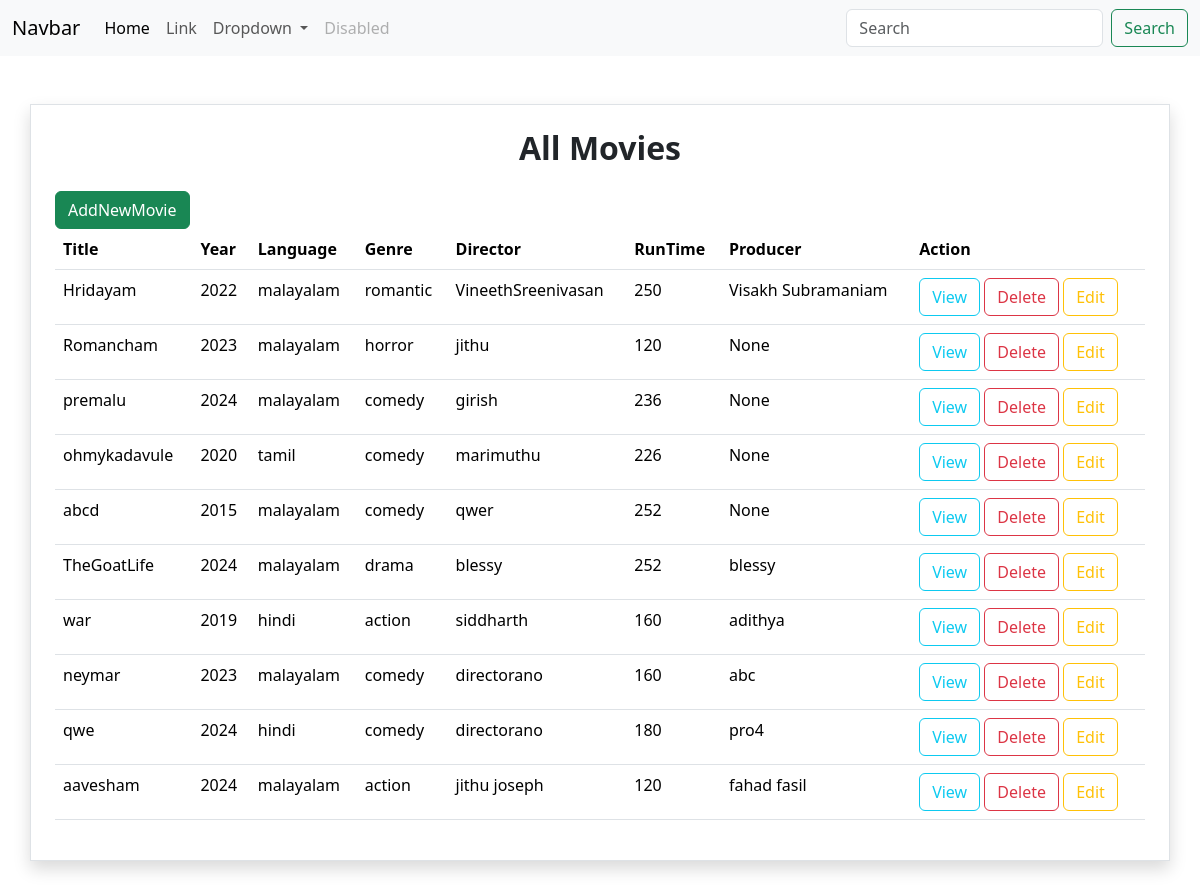
The app's page /movie/all/ with its own data.
### myapp/models.py (models this page shows)
class Movie(models.Model):
    title=models.CharField(max_length=200)
    year=models.CharField(max_length=200)
    director=models.CharField(max_length=200)
    run_time=models.PositiveIntegerField()
    language=models.CharField(max_length=200)
    genre=models.CharField(max_length=200)
    producer=models.CharField(max_length=200,null=True)
    def __str__(self):
        return self.title

### myapp/views.py (the view)
# urls.py: path('movie/all/',views.MovieListView.as_view(),name="movie-list"),
class MovieListView(View):
    def get(self,request,*args,**kwargs):
        qs=Movie.objects.all()
        return render(request,"movie_list.html",{"data":qs})

### myapp/templates/movie_list.html (shortened to what this page needs)
{%extends 'base.html'%}
{%block main_block%}
    <div class="container p-4 border shadow mt-5 mb-5">
        <h2 class="text-center mb-4"><strong>All Movies</strong></h2>
        <a href="{%url 'movie-create' %}" class="btn btn-success">AddNewMovie</a>
        <table class="table">
            <tr>
                <th>Title</th>
                <th>Year</th>
                <th>Language</th>
                <th>Genre</th>
                <th>Director</th>
                <th>RunTime</th>
                <th>Producer</th>
                <th>Action</th>
            </tr>
                {%for m in data%}
                    <tr>
                        <td>{{m.title}}</td>
                        <td>{{m.year}}</td>
                        <td>{{m.language}}</td>
                        <td>{{m.genre}}</td>
                        <td>{{m.director}}</td>
                        <td>{{m.run_time}}</td>
                        <td>{{m.producer}}</td>
                        <td>
                            <a href="{%url 'movie-detail' m.id %}" class="btn btn-outline-info">View</a>
                            <a href="{%url 'movie-delete' m.id %}" class="btn btn-outline-danger">Delete</a>
                            <a href="{%url 'movie-edit' m.id %}" class="btn btn-outline-warning">Edit</a>
                        </td>
                    </tr>
                {%endfor%}
        </table>
    </div>
{%endblock%}

### myapp/templates/base.html (shortened to what this page needs)
<!DOCTYPE html>
<html lang="en">
<head>
    <link href="https://cdn.jsdelivr.net/npm/bootstrap@5.3.3/dist/css/bootstrap.min.css" rel="stylesheet"
>
</head>
<body>
    <nav class="navbar navbar-expand-lg bg-body-tertiary">
        <div class="container-fluid">
          <a class="navbar-brand" href="#">Navbar</a>
          <div class="collapse navbar-collapse" id="navbarSupportedContent">
            <ul class="navbar-nav me-auto mb-2 mb-lg-0">
              <li class="nav-item">
                <a class="nav-link active" aria-current="page" href="#">Home</a>
              </li>
              <li class="nav-item">
                <a class="nav-link" href="#">Link</a>
              </li>
              <li class="nav-item dropdown">
                <a class="nav-link dropdown-toggle" href="#" role="button" data-bs-toggle="dropdown" aria-expanded="false">
                  Dropdown
                </a>
              </li>
              <li class="nav-item">
                <a class="nav-link disabled" aria-disabled="true">Disabled</a>
              </li>
            </ul>
            <form class="d-flex" role="search">
              <input class="form-control me-2" type="search" placeholder="Search" aria-label="Search">
              <button class="btn btn-outline-success" type="submit">Search</button>
            </form>
          </div>
        </div>
      </nav>
      {%block main_block%}
      {%endblock%}
</body>
</html>

### records on screen
Movie: title "Hridayam", year "2022", language "malayalam", genre "romantic", director "VineethSreenivasan", run_time "250", producer "Visakh Subramaniam"
Movie: title "Romancham", year "2023", language "malayalam", genre "horror", director "jithu", run_time "120", producer "None"
Movie: title "premalu", year "2024", language "malayalam", genre "comedy", director "girish", run_time "236", producer "None"
Movie: title "ohmykadavule", year "2020", language "tamil", genre "comedy", director "marimuthu", run_time "226", producer "None"
Movie: title "abcd", year "2015", language "malayalam", genre "comedy", director "qwer", run_time "252", producer "None"
Movie: title "TheGoatLife", year "2024", language "malayalam", genre "drama", director "blessy", run_time "252", producer "blessy"
Movie: title "war", year "2019", language "hindi", genre "action", director "siddharth", run_time "160", producer "adithya"
Movie: title "neymar", year "2023", language "malayalam", genre "comedy", director "directorano", run_time "160", producer "abc"
Movie: title "qwe", year "2024", language "hindi", genre "comedy", director "directorano", run_time "180", producer "pro4"
Movie: title "aavesham", year "2024", language "malayalam", genre "action", director "jithu joseph", run_time "120", producer "fahad fasil"
